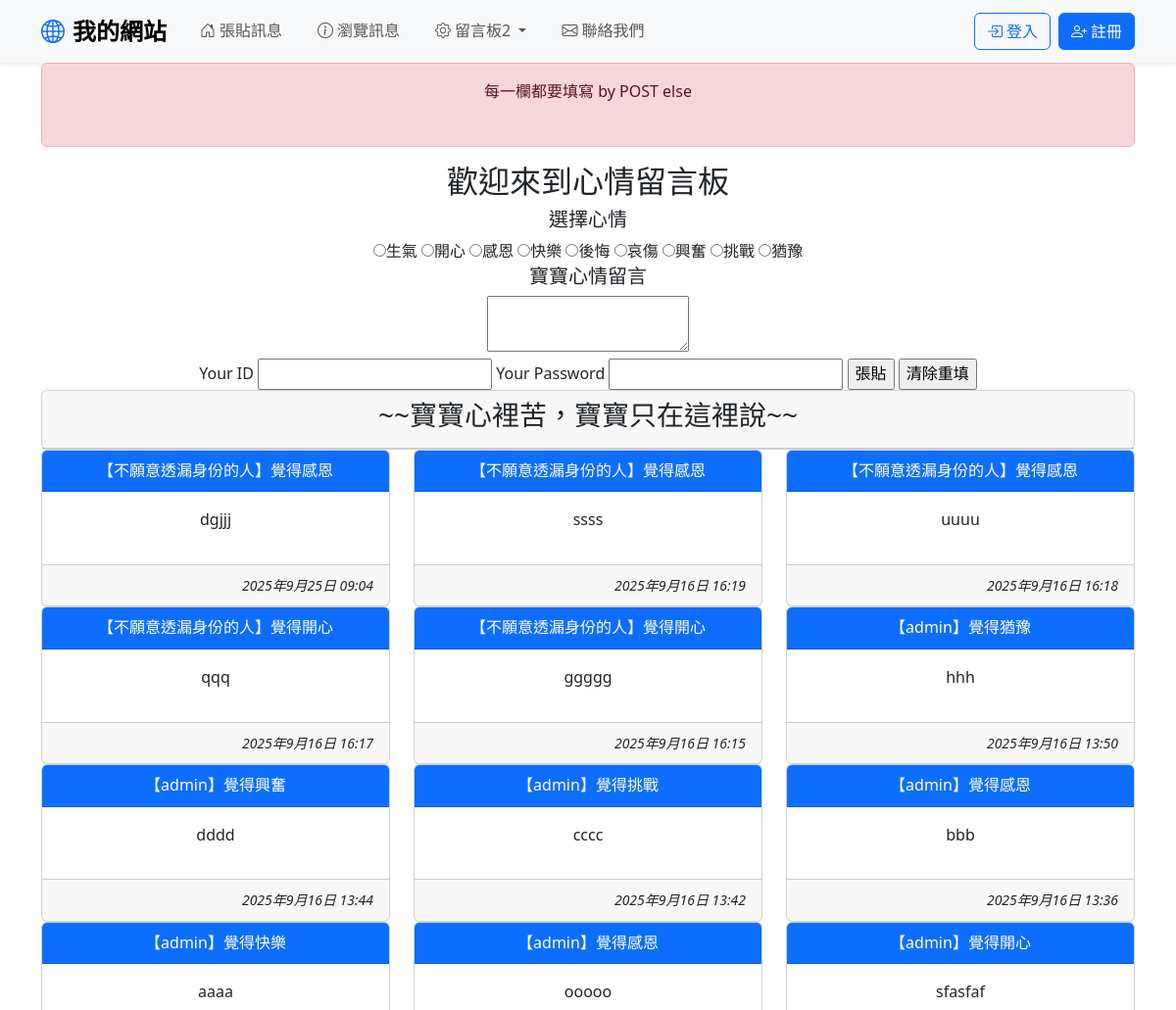
Before: / (upper part) with the older database file.
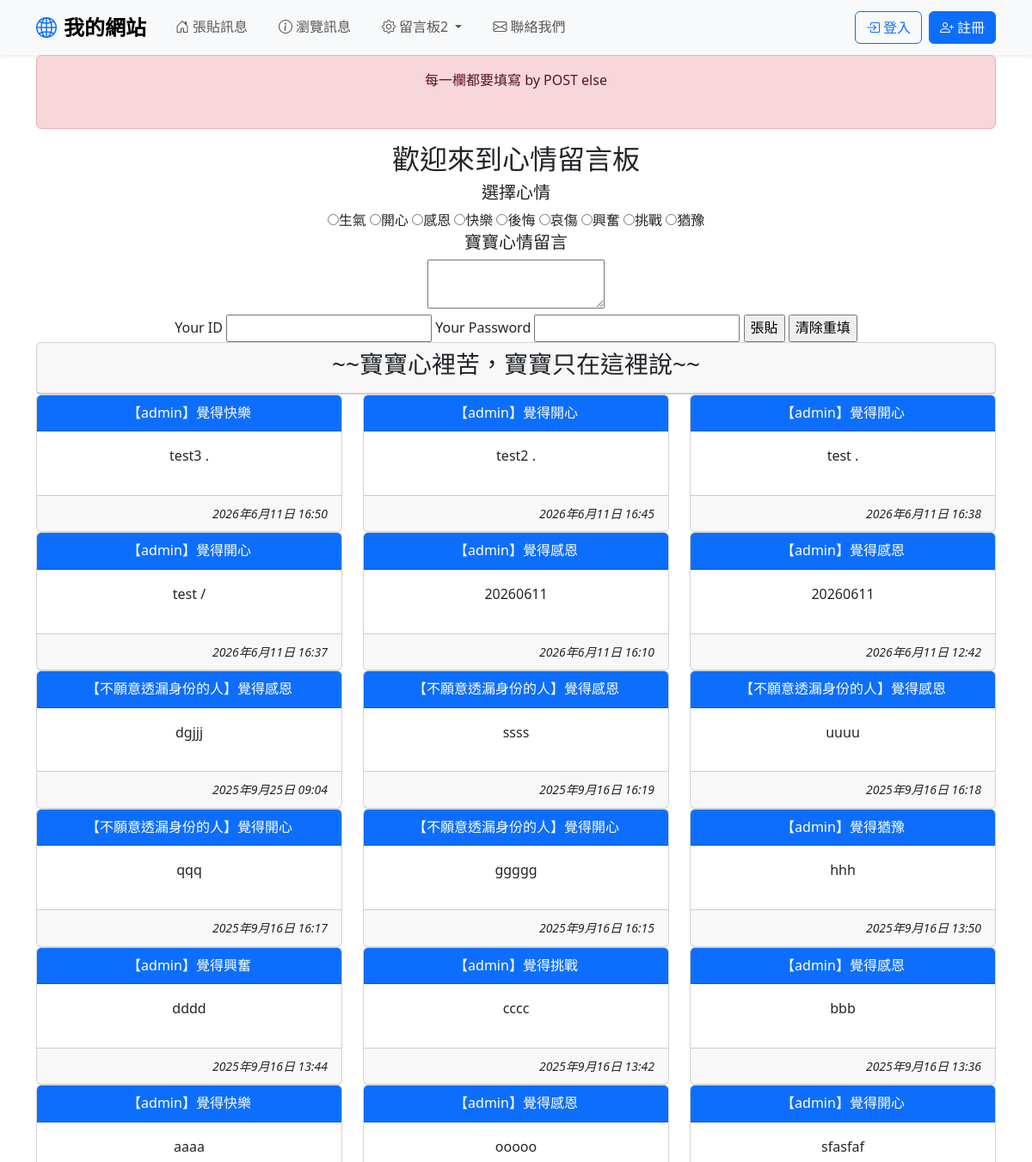
After: the same page with the newer database file.
### mysite/models.py (models this page shows, shortened)
class Mood(models.Model):
    status = models.CharField(max_length=10, null=False)

class Post(models.Model):
    mood = models.ForeignKey(Mood, on_delete=models.CASCADE)
    nickname = models.CharField(max_length=10, default='不願意透漏身份的人')
    message = models.TextField(null=False)
    del_pass = models.CharField(max_length=10)
    pub_time = models.DateTimeField(auto_now=True)
    enabled = models.BooleanField(default=False)

### mysite/views.py (the view)
# urls.py: path('', views.index, name='index'),
def index(request):
    posts = models.Post.objects.all().order_by('-pub_time')
    moods = models.Mood.objects.all()
    try:
        user_id = request.POST['user_id']
        user_pass = request.POST['user_pass']
        user_post = request.POST['user_post']
        user_mood = request.POST['mood']
        print('by view.index', user_id, user_pass, user_post, user_mood)
    except:
        user_id = None
        message = '每一欄都要填寫by POST except'
    if user_id != None:
        mood = models.Mood.objects.get(status = user_mood)
        post = models.Post(mood = mood, nickname = user_id, message = user_post, del_pass = user_pass)
        post.save()
        message = '張貼成功 by POST'
    else:
        message = '每一欄都要填寫 by POST else'
    return render(request, 'index_post.html', locals())

### templates/index_post.html (shortened to what this page needs)
{% extends "base.html" %}
{% block content %}
<div class='container' align=center>
        {% if message %}
    <div class='alert alert-danger'>
        {{ message }}<br><br>
    </div>
    {% endif %}
    <h2>歡迎來到心情留言板</h2>
    <form action="/" method="GET">
        <h5>選擇心情</h5>
        {% for m in moods %}
        <input type="radio" name="mood" value="{{ m.status }}">{{ m.status }}
        {% endfor %}
        <h5>寶寶心情留言</h5>
        <textarea name="user_post" id=""></textarea><br>
        <label for="user_id">Your ID</label>
        <input type="text" name="user_id" id="user_id">
        <label for="user_pass">Your Password</label>
        <input type="password" name="user_pass" id="user_pass">
        <input type="submit" value="張貼">
        <input type="reset" value="清除重填">
    </form>
    <div class='row'>
        <div class='col-md-12'>
            <div class='card'>
                <div class='card-header' align=center>
                <h3>~~寶寶心裡苦，寶寶只在這裡說~~</h3>
                </div>
            </div>
        </div>
    </div>
    <div class='row'>
        {% for p in posts %}
        <div class='col-sm-12 col-md-4'>
            <div class='card'>
                <div class='card-header text-white bg-primary'>【{{ p.nickname }}】覺得{{ p.mood.status }}</div>
                <div class='card-body'>{{ p.message | linebreaks }}</div>
                <div class='card-footer' align='right'>
                    <i><small>{{ p.pub_time }}</small></i>
                </div>
            </div>
        </div>
        {% empty %}
            目前沒有任何心情留言
        {% endfor %}
</div>
{% endblock content %}

### templates/base.html (shortened to what this page needs)
<!DOCTYPE html>
<html lang="zh-TW">
<head>
    <link href="https://cdnjs.cloudflare.com/ajax/libs/bootstrap/5.3.2/css/bootstrap.min.css" rel="stylesheet">
    <link href="https://cdnjs.cloudflare.com/ajax/libs/bootstrap-icons/1.11.1/font/bootstrap-icons.min.css" rel="stylesheet">
    </head>
<body>
    {% include "header.html" %}
    {% block content %}
    {% endblock content %}
</body>
</html>

### templates/header.html (shortened to what this page needs)
{% block header %}
<header>
    <nav class="navbar navbar-expand-lg navbar-light bg-light shadow-sm">
        <div class="container">
            <a class="navbar-brand d-flex align-items-center" href="/">
                <i class="bi bi-globe2 me-2 text-primary"></i>
                我的網站
            </a>
            <div class="collapse navbar-collapse" id="navbarNav">
                <ul class="navbar-nav me-auto">
                    <li class="nav-item">
                        <a class="nav-link" href="/posting/">
                            <i class="bi bi-house-door me-1"></i>張貼訊息
                        </a>
                    </li>
                    <li class="nav-item">
                        <a class="nav-link" href="/listing/">
                            <i class="bi bi-info-circle me-1"></i>瀏覽訊息
                        </a>
                    </li>
                    <li class="nav-item dropdown">
                        <a class="nav-link dropdown-toggle" href="#" id="servicesDropdown" role="button"
                           data-bs-toggle="dropdown" aria-expanded="false">
                            <i class="bi bi-gear me-1"></i>留言板2
                        </a>
                    </li>
                    <li class="nav-item">
                        <a class="nav-link" href="/contact/">
                            <i class="bi bi-envelope me-1"></i>聯絡我們
                        </a>
                    </li>
                </ul>
                <div class="user-info">
                        <div class="d-flex gap-2">
                            <a href="/login/" class="btn btn-outline-primary">
                                <i class="bi bi-box-arrow-in-right me-1"></i>登入
                            </a>
                            <a href="/register/" class="btn btn-primary">
                                <i class="bi bi-person-plus me-1"></i>註冊
                            </a>
                        </div>
                </div>
            </div>
        </div>
    </nav>
</header>
{% endblock header %}

### templates/base.html (style rules this page uses)
:root { --primary-color: #0d6efd; --secondary-color: #6c757d; }
body { font-family: 'Segoe UI', Tahoma, Geneva, Verdana, sans-serif; line-height: 1.6; }
.navbar-brand { font-weight: bold; font-size: 1.5rem; }
.navbar-nav .nav-link { font-weight: 500; margin: 0 10px; transition: color 0.3s ease; }
.user-info { display: flex; align-items: center; gap: 10px; }

Changed rows visible on the page:
added Post: nickname "admin", mood.status "快樂", message "test3 .", pub_time "2026年6月11日 16:50"
added Post: nickname "admin", mood.status "開心", message "test2 .", pub_time "2026年6月11日 16:45"
added Post: nickname "admin", mood.status "開心", message "test .", pub_time "2026年6月11日 16:38"
added Post: nickname "admin", mood.status "開心", message "test /", pub_time "2026年6月11日 16:37"
added Post: nickname "admin", mood.status "感恩", message "20260611", pub_time "2026年6月11日 16:10"
added Post: nickname "admin", mood.status "感恩", message "20260611", pub_time "2026年6月11日 12:42"
